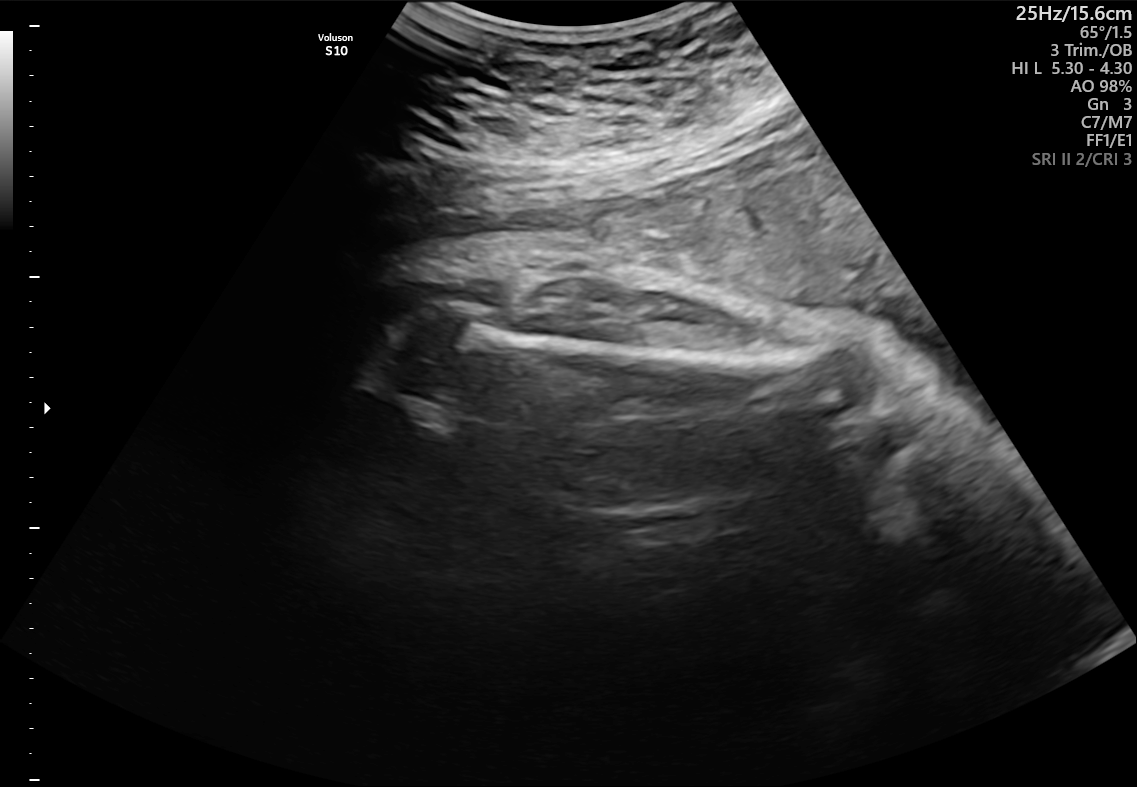
#> input picture med_image.png, 1137 x 787 px
$ python -i image_segmentation_app_final.py   (imports and definitions only)   (older library calls are emulated)
#> lines starting #> are read from the running program, lines starting #| are printed output that depends on the picture
#> further down, picture is the input picture: shape (787, 1137, 3); min 0, max 255, mean 32.4
import streamlit as st
import cv2
import numpy as np
from PIL import Image
import io
import matplotlib.pyplot as plt
import base64
from sklearn.cluster import KMeans
import time

import numpy as np
import cv2

# [41 lines left out: functions initialize_centroids, assign_clusters, update_centroids, kmeans_segmentation, not called in this run]


# [42 lines of commented-out code are left out]

def sobel_edge_detection(image):

    if image.dtype != np.uint8:
        image = (image * 255).astype(np.uint8)

    if len(image.shape) == 3:
        gray = cv2.cvtColor(image, cv2.COLOR_BGR2GRAY)

    elif len(image.shape) == 2:
        gray = image
    else:
        raise ValueError("Input image must be either grayscale or color.")


    blurred_image = cv2.GaussianBlur(gray, (5, 5), 0)

    sobelx = cv2.Sobel(blurred_image, cv2.CV_64F, 1, 0, ksize=3)
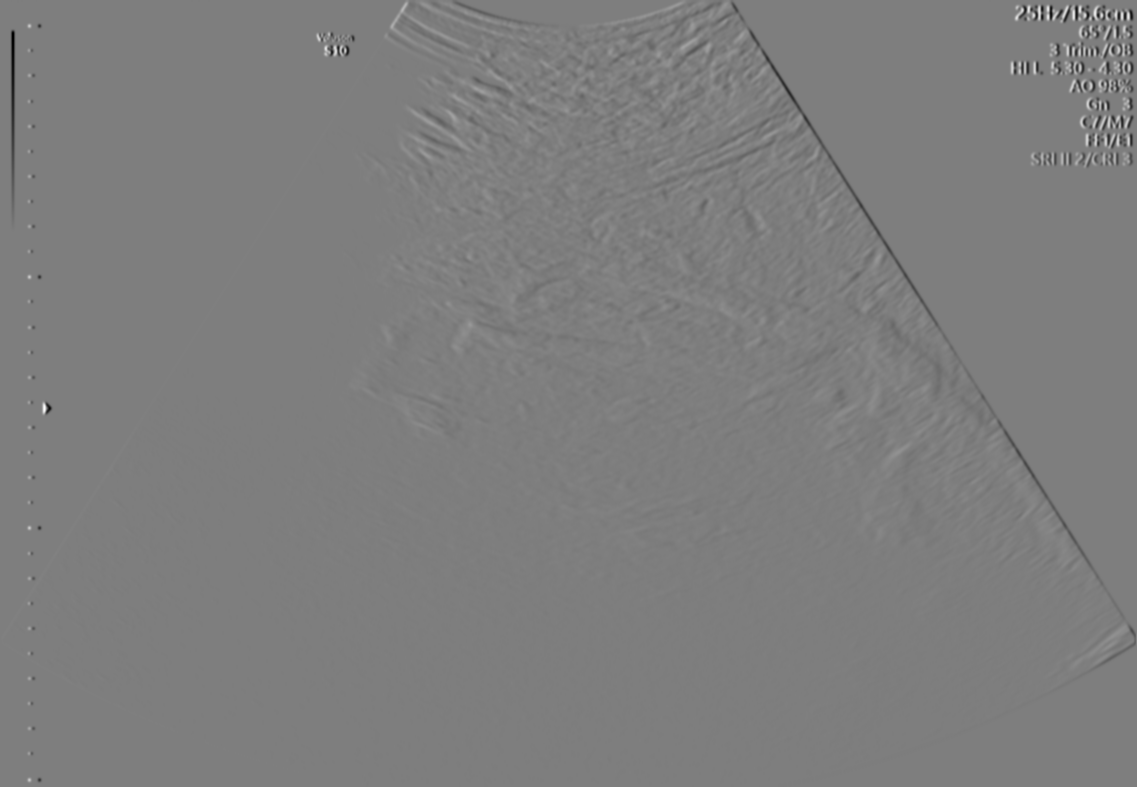
#> sobelx: shape (787, 1137) float64; min -622, max 636, mean -0.2; drawn with min black and max white
    sobely = cv2.Sobel(blurred_image, cv2.CV_64F, 0, 1, ksize=3)
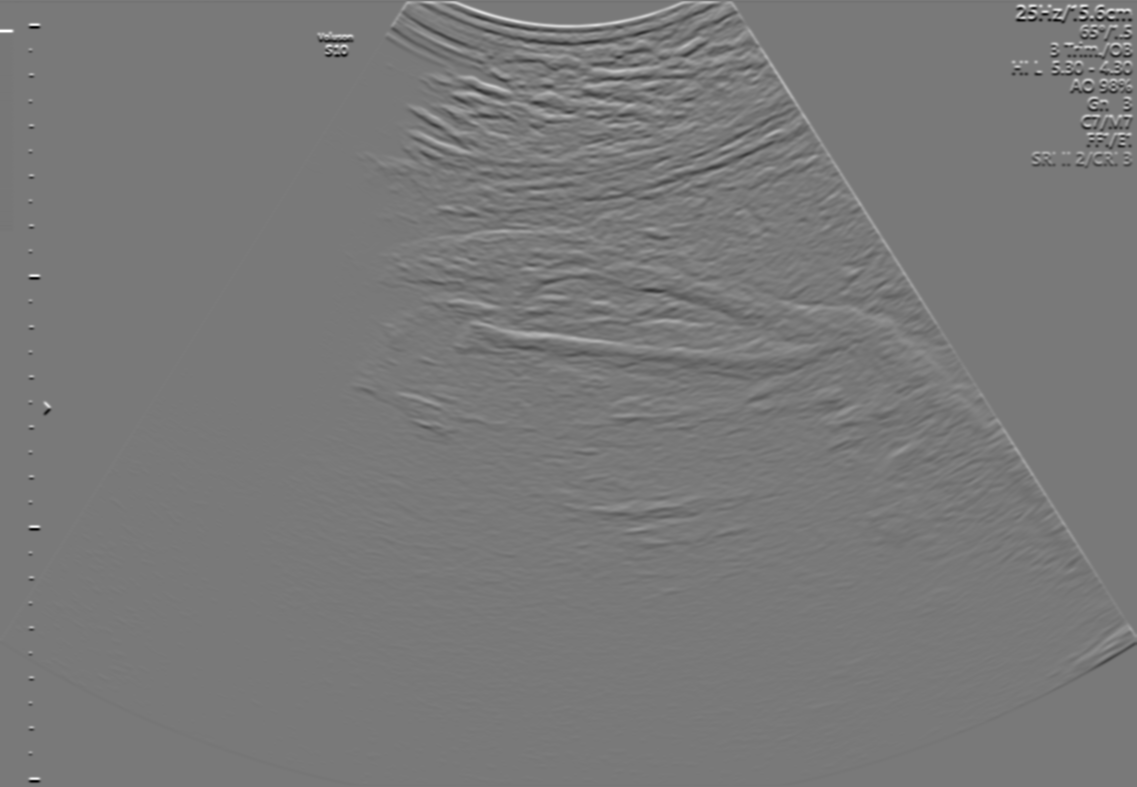
#> sobely: shape (787, 1137) float64; min -572, max 628, mean -0.1; drawn with min black and max white

    sobel_edges = cv2.magnitude(sobelx, sobely)
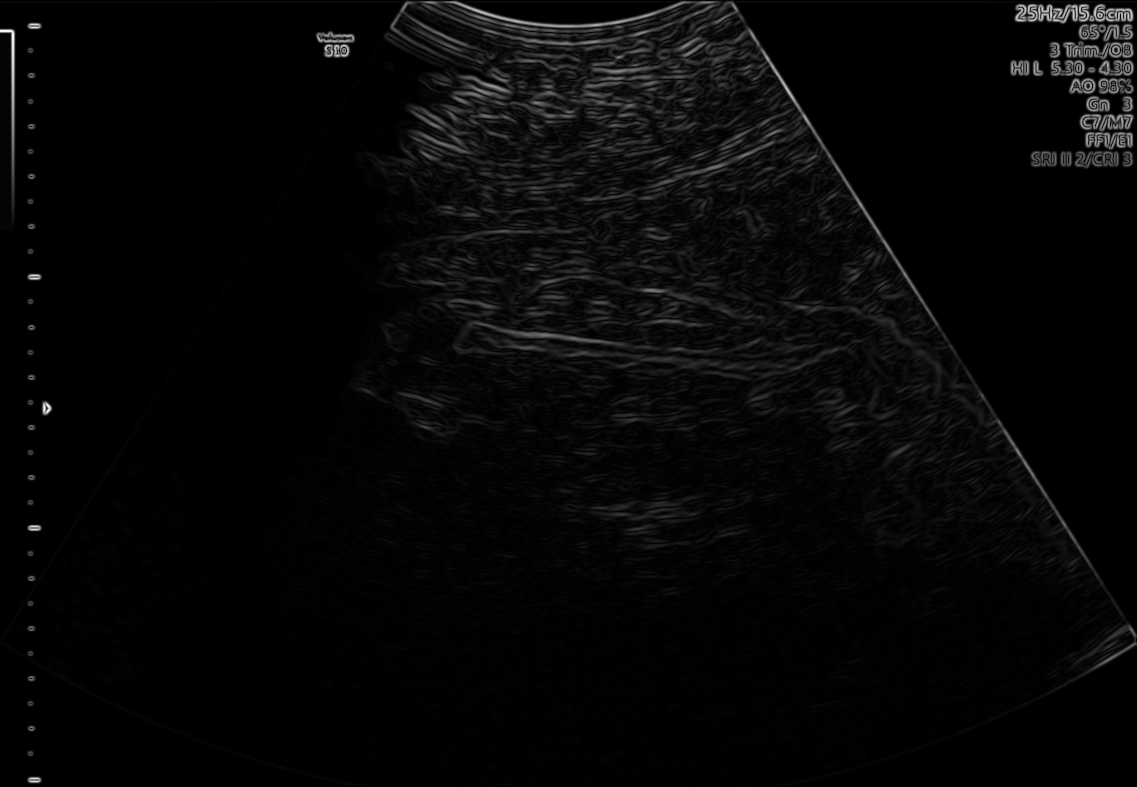
#> sobel_edges: shape (787, 1137) float64; min 0, max 647.9, mean 17.5; drawn with min black and max white

    # Convert the edges back to uint8
    sobel_edges = np.clip(sobel_edges, 0, 255).astype(np.uint8)
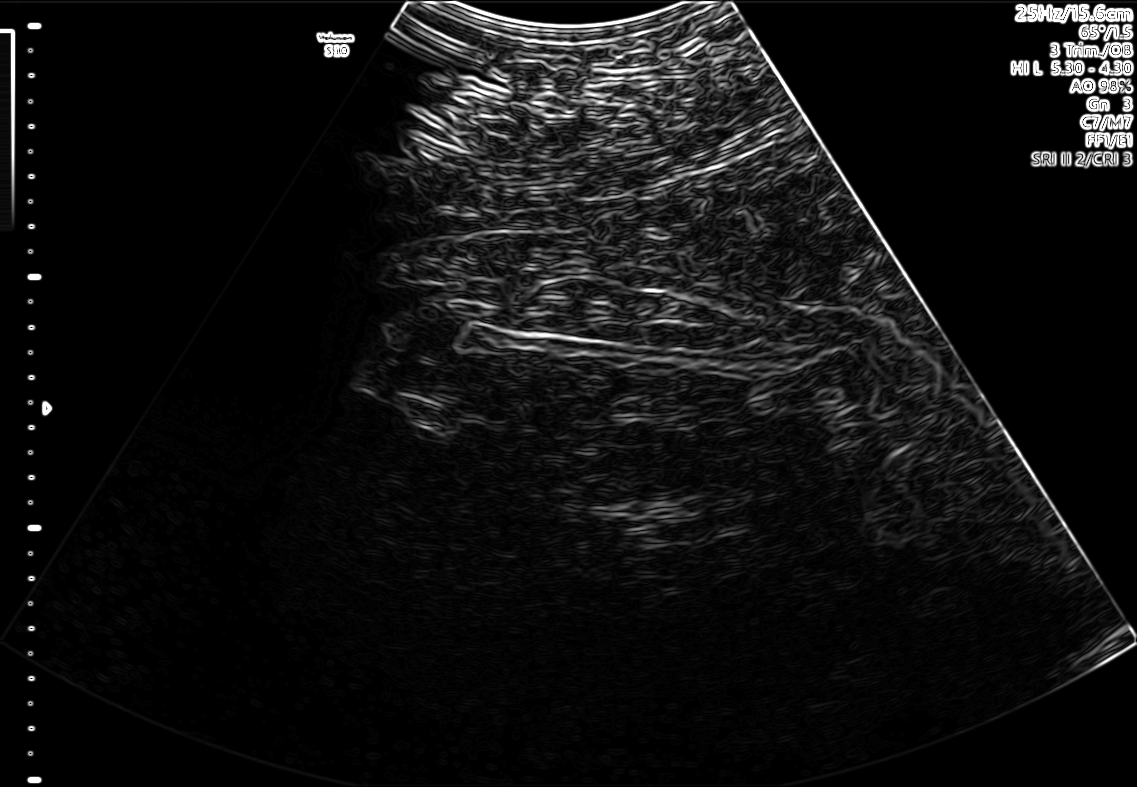
#> sobel_edges: shape (787, 1137); min 0, max 255, mean 16.7

    return sobel_edges

    # [9 lines of commented-out code are left out]

# [20 lines left out: function add_noise, not called in this run]


def detect_contours(edges):
    contours, _ = cv2.findContours(edges, cv2.RETR_EXTERNAL, cv2.CHAIN_APPROX_SIMPLE)
    return contours


# [41 lines left out: functions draw_contours, download_image, not called in this run]


# [40 lines not run here, left out]

sobel_edges = None
segmented_image = None
contours = []

# [67 lines not run here, left out]

>>> import cv2
>>> picture = cv2.imread('med_image.png')
>>> result = sobel_edge_detection(picture)
